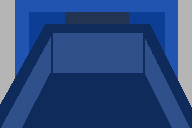

This is a level from a 2D game, rendered from its Tiled map with the project's own tilesets. A one-line summary and the complete map file follow:
An orthogonal 1x1 tile map with 192x128 px tiles, 1 tile layer (Fondo) and 21 objects (10x Point, 10x Archivo, Button).

<map version="1.10" tiledversion="1.10.1" orientation="orthogonal" renderorder="right-down" width="1" height="1" tilewidth="192" tileheight="128" infinite="0" nextlayerid="5" nextobjectid="23">
 <editorsettings>
  <export target="tile_mj_carpetas.json" format="json" />
 </editorsettings>
 <tileset firstgid="1" name="bg_mj_carpetas" tilewidth="192" tileheight="128" tilecount="1" columns="1">
  <image source="../images/Backgrounds/bg_mj_carpetas.png" trans="ff00ff" width="192" height="128" />
 </tileset>
 <layer id="1" name="Fondo" width="1" height="1">
  <data encoding="csv">
1
</data>
 </layer>
 <objectgroup id="2" name="Puntos" visible="0">
  <object id="1" name="AC" type="Point" x="54" y="115.25">
   <point />
  </object>
  <object id="6" name="DF" type="Point" x="57" y="102.75">
   <point />
  </object>
  <object id="7" name="GH" type="Point" x="61.5" y="90">
   <point />
  </object>
  <object id="8" name="IK" type="Point" x="66" y="76">
   <point />
  </object>
  <object id="9" name="LN" type="Point" x="71.5" y="61.75">
   <point />
  </object>
  <object id="10" name="OQ" type="Point" x="133" y="115">
   <point />
  </object>
  <object id="11" name="RS" type="Point" x="130" y="102.5">
   <point />
  </object>
  <object id="12" name="TV" type="Point" x="125.5" y="89.75">
   <point />
  </object>
  <object id="13" name="WX" type="Point" x="121" y="75.75">
   <point />
  </object>
  <object id="14" name="YZ" type="Point" x="115.5" y="61.5">
   <point />
  </object>
 </objectgroup>
 <objectgroup id="3" name="BotonPausa" class="Button">
  <object id="2" name="BotonPausa" type="Button" x="181.5" y="7.25">
   <point />
  </object>
 </objectgroup>
 <objectgroup id="4" name="Carpetas" class="Archivo">
  <object id="3" name="Carpeta_AC" type="Archivo" x="135" y="65.25">
   <properties>
    <property name="keyFolder" value="A-C" />
    <property name="keyID" value="AC" />
   </properties>
   <point />
  </object>
  <object id="4" name="Carpeta_DF" type="Archivo" x="103" y="85.5">
   <properties>
    <property name="keyFolder" value="D-F" />
    <property name="keyID" value="DF" />
   </properties>
   <point />
  </object>
  <object id="15" name="Carpeta_GH" type="Archivo" x="72" y="112">
   <properties>
    <property name="keyFolder" value="G-H" />
    <property name="keyID" value="GH" />
   </properties>
   <point />
  </object>
  <object id="16" name="Carpeta_IK" type="Archivo" x="44.75" y="75.75">
   <properties>
    <property name="keyFolder" value="I-K" />
    <property name="keyID" value="IK" />
   </properties>
   <point />
  </object>
  <object id="17" name="Carpeta_LN" type="Archivo" x="148.25" y="117.25">
   <properties>
    <property name="keyFolder" value="L-N" />
    <property name="keyID" value="LN" />
   </properties>
   <point />
  </object>
  <object id="18" name="Carpeta_OQ" type="Archivo" x="68.25" y="90">
   <properties>
    <property name="keyFolder" value="O-Q" />
    <property name="keyID" value="OQ" />
   </properties>
   <point />
  </object>
  <object id="19" name="Carpeta_RS" type="Archivo" x="90.5" y="108.25">
   <properties>
    <property name="keyFolder" value="R-S" />
    <property name="keyID" value="RS" />
   </properties>
   <point />
  </object>
  <object id="20" name="Carpeta_TV" type="Archivo" x="91.5" y="79">
   <properties>
    <property name="keyFolder" value="T-V" />
    <property name="keyID" value="TV" />
   </properties>
   <point />
  </object>
  <object id="21" name="Carpeta_WX" type="Archivo" x="134" y="86.25">
   <properties>
    <property name="keyFolder" value="W-X" />
    <property name="keyID" value="WX" />
   </properties>
   <point />
  </object>
  <object id="22" name="Carpeta_YZ" type="Archivo" x="69.25" y="68">
   <properties>
    <property name="keyFolder" value="Y-Z" />
    <property name="keyID" value="YZ" />
   </properties>
   <point />
  </object>
 </objectgroup>
</map>
